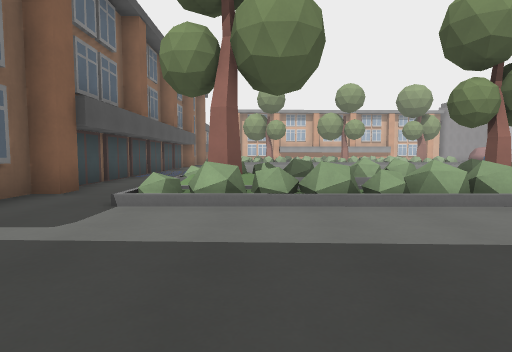
view 1 (above)

24 first-person views from a walk through a Godot game level. The camera is 1.2 m above the floor, tilts 4° down and sees 80° across. The floor is counted in squares, 2 m on a side. Each view is taken from the middle of a square. On the plan, view 1 faces up. The plan holds only what a view shows up to about 9 squares ahead; the rest is blank. The place goes on beyond the plan.

view 2
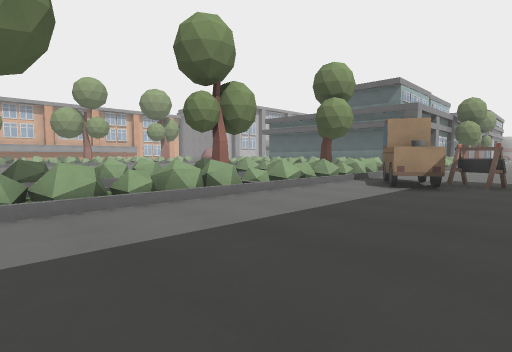

view 3
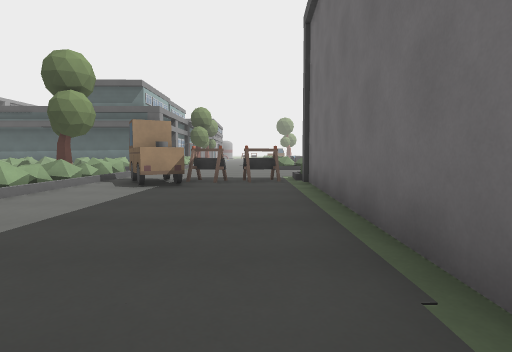

view 4
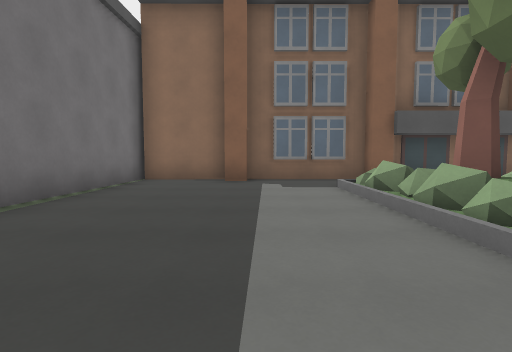

view 5
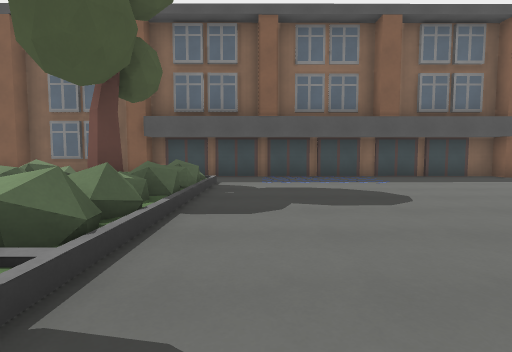

view 6
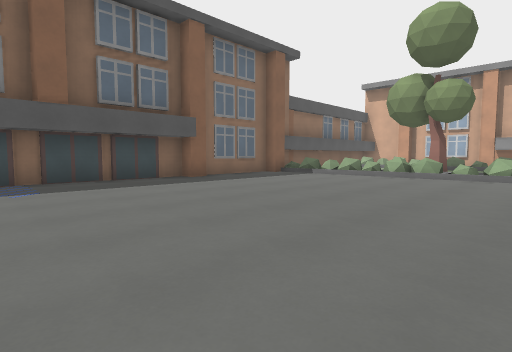

view 7
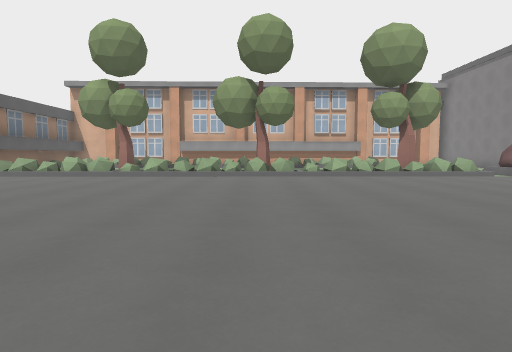

view 8
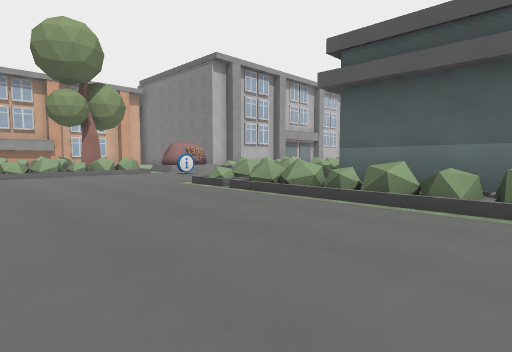

view 9
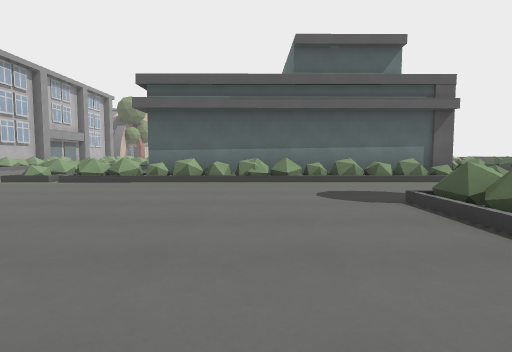

view 10
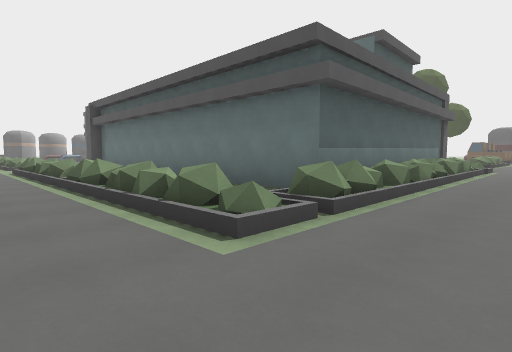

view 11
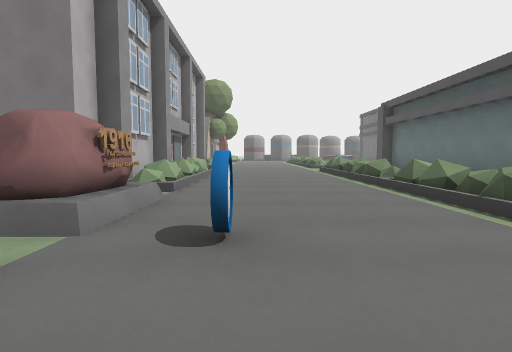

view 12
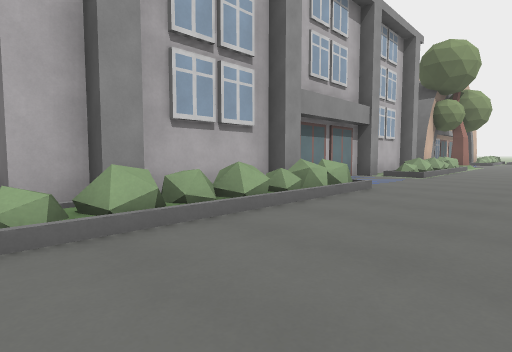

view 13
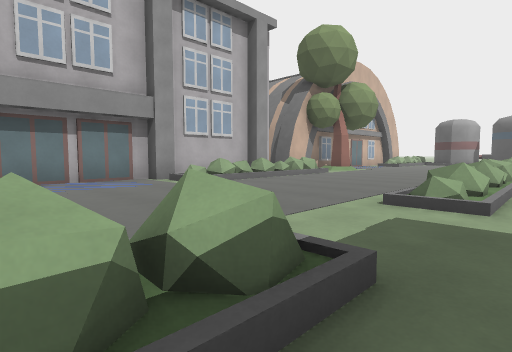

view 14
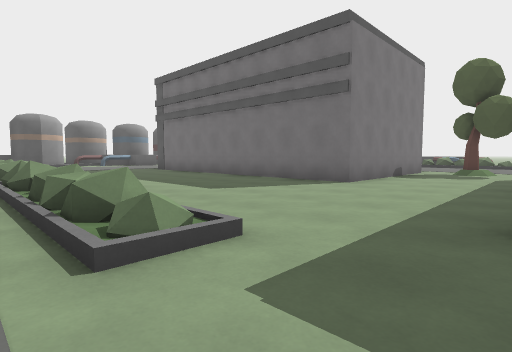

view 15
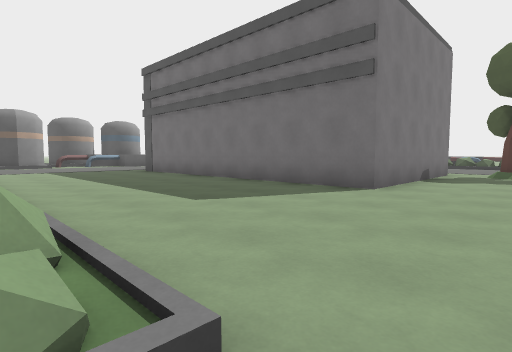

view 16
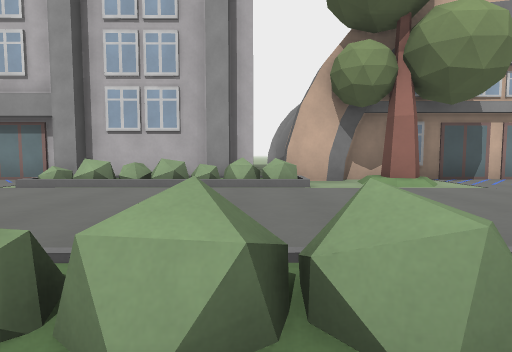

view 17
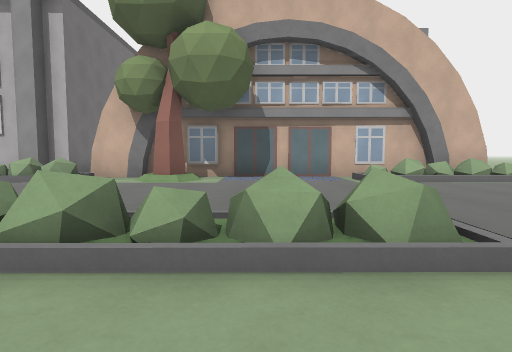

view 18
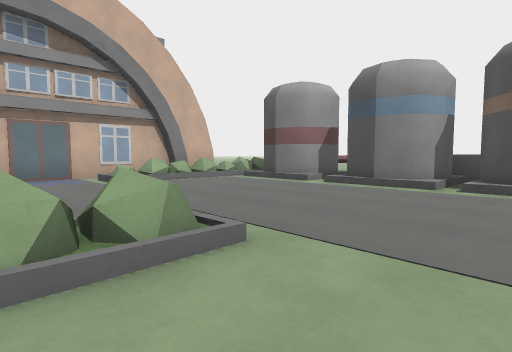

view 19
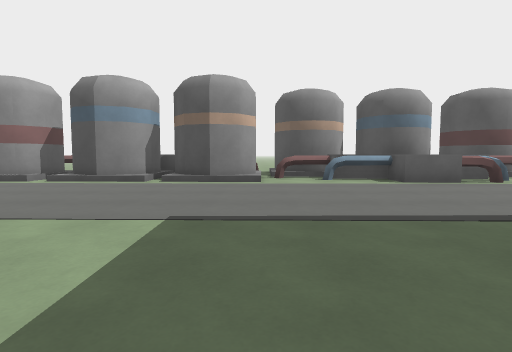

view 20
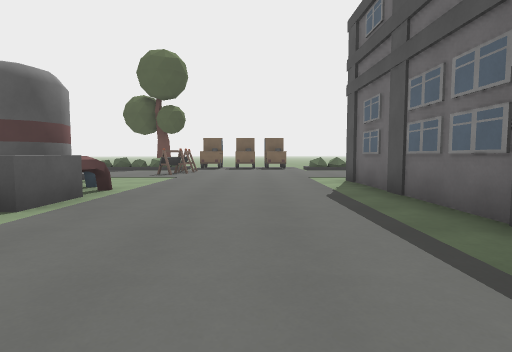

view 21
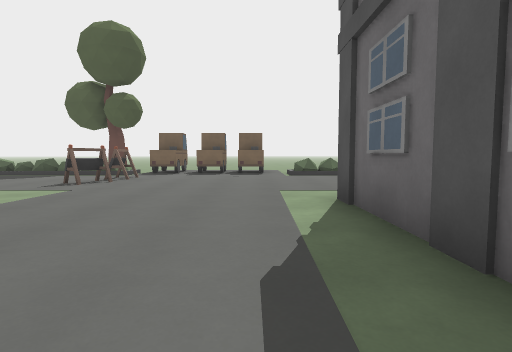

view 22
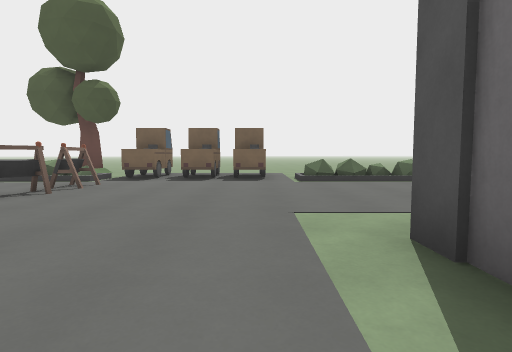

view 23
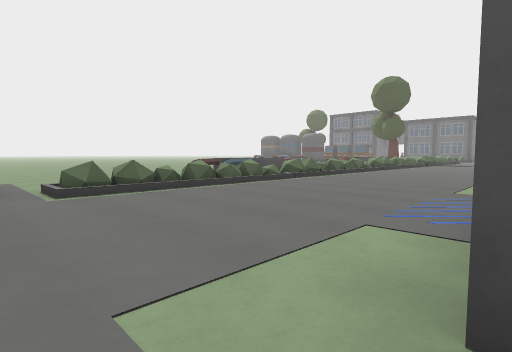

view 24
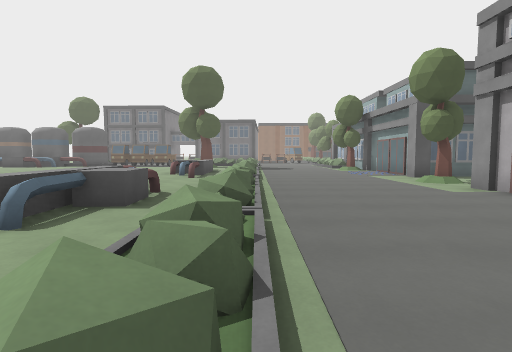

### Floor plan
Key: @ floor where view 1 was taken; # wall or solid block; x gap in a wall; . main floor; : floor 0.25 m higher than the main floor; / step, stairs or slope; D closed door; = window, fence, low wall or low ledge; ^ raised ledge; T tree; C car; B block; O other object.
Columns run from 4 left of view 1 to 40 right of it. Each row starts with its distance up from view 1.
 20                      #####DDD#######/.DDD  ##
 19    xx=xx===x=====.#^:=====...#====//T....====
 18    ........................................./
 17   ...............O..........................#
 16  ............................................
 15 ##..........................................#
 14 #D..............#=^x=.===x=..#x=========....#
 13 #D..............x.       .................../
 12 DD..............=...        ................#
 11 #D..............=########   ................/
 10 #D....... ......=#          .................
  9 DD..............^#          ...######  .....#
  8 #D..............=#          ...       #.....^
  7 #D./==/=/=x=//..=#          ...       ##....^
  6 DD.//////// / ..=#          ...        #....#
  5 ##./T   T   T  .=#          ..B        #.....
  4 #..=====#====   /#          .T.#       #.....
  3 #..........C..  #/          .................
  2 ##........CC....            ................#
  1 #..........#....            ...............##
  0 #...@......#..              ...............#.
 -1 ############/.              //==/=/==/==..../
 -2                               //////////CCCC/
 -3                               .=^...   .CCCC.
 -4                               =^^^^   ..
 -5                                       ..
 -6                                       ..

Positions as (right, up) in squares from view 1, and headings:
1: (0, 0), facing up
2: (0, 0), facing up-right
3: (0, 0), facing right
4: (4, 2), facing left
5: (5, 8), facing left
6: (4, 10), facing up-left
7: (6, 10), facing up
8: (8, 9), facing up-right
9: (5, 9), facing right
10: (10, 16), facing down-right
11: (11, 17), facing right
12: (16, 16), facing up-right
13: (21, 13), facing up-right
14: (23, 15), facing down-right
15: (24, 14), facing down-right
16: (29, 13), facing up
17: (34, 12), facing up
18: (34, 12), facing up-right
19: (33, 11), facing right
20: (37, 11), facing down
21: (36, 8), facing down
22: (36, 6), facing down
23: (36, 4), facing down-left
24: (33, -1), facing left
